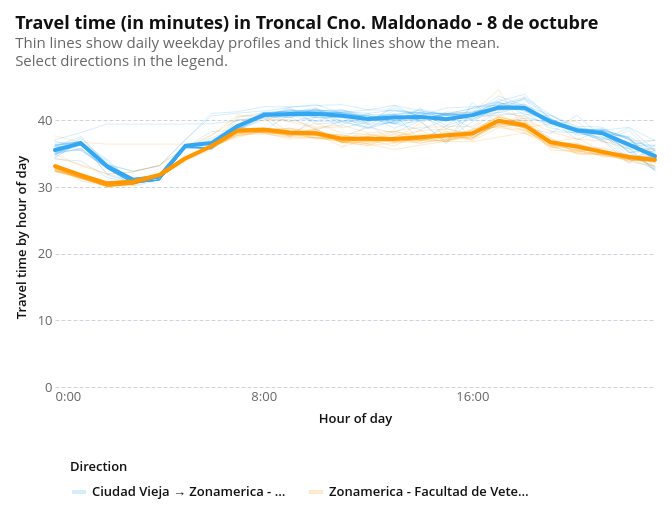
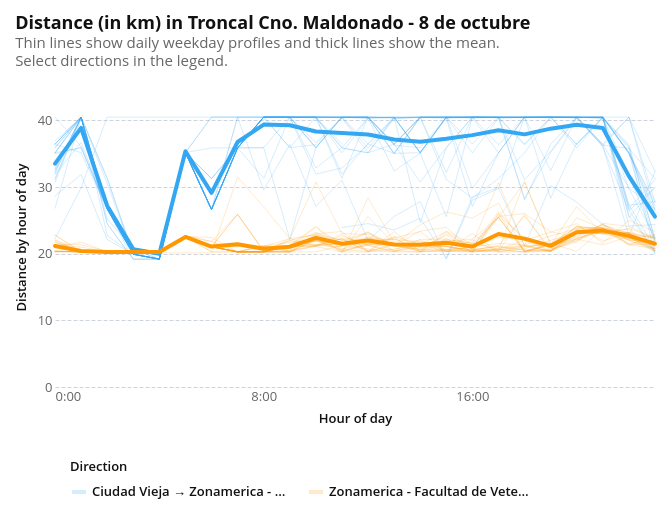

The notebook cell these images were saved under, in order:
### Markdown cell above
## Ciudad Vieja - Zonamerica (Días de semana)

### Code cell
od_ = df_combined.copy().query("od_id == 0 and is_weekend == False")

display(
    create_plots(od_, "tt", "Travel time (in minutes)", "Travel time by hour of day")
)
display(create_plots(od_, "dist", "Distance (in km)", "Distance by hour of day"))

### Figure 1 — Vega-Lite specification as saved in the notebook (floating-point values rounded to 4 significant figures; data arrays with more than 128 entries replaced by an {"elided": "..."} marker saying what was removed)
{"config": {"background": "white", "padding": 15, "mark": {"tooltip": true}, "point": {"filled": true, "size": 60, "stroke": "white", "strokeWidth": 1}, "circle": {"filled": true, "stroke": "white", "strokeWidth": 1}, "square": {"filled": true, "stroke": "white", "strokeWidth": 1}, "line": {"strokeWidth": 4, "strokeCap": "round", "strokeJoin": "round"}, "bar": {"cornerRadiusEnd": 0}, "area": {"opacity": 0.7}, "arc": {"stroke": "white", "strokeWidth": 1}, "rect": {"stroke": "#8A969F", "strokeWidth": 0.5}, "geoshape": {"stroke": "#666666", "strokeWidth": 0.3, "strokeJoin": "round", "strokeCap": "round"}, "title": {"font": "Open Sans, sans-serif", "fontSize": 18, "fontWeight": 700, "lineHeight": 22, "color": "#111111", "anchor": "start", "offset": 18, "subtitleFont": "Open Sans, sans-serif", "subtitleFontSize": 15, "subtitleFontWeight": 400, "subtitleLineHeight": 18, "subtitleColor": "#666666", "subtitlePadding": 3}, "axis": {"domain": false, "grid": true, "gridColor": "#CED4DE", "gridDash": [4, 2], "gridWidth": 1, "labelFont": "Open Sans, sans-serif", "labelFontSize": 13, "labelFontWeight": 400, "labelColor": "#666666", "labelPadding": 3, "tickColor": "#CED4DE", "tickSize": 5, "tickCount": 5, "titleFont": "Open Sans, sans-serif", "titleFontSize": 13, "titleFontWeight": 600, "titleColor": "#111111", "titlePadding": 9}, "axisX": {"grid": false, "tickSize": 0, "labelAngle": 0}, "axisY": {"domain": false, "ticks": false, "gridColor": "#CED4DE", "gridDash": [4, 2], "gridWidth": 1}, "axisQuantitative": {"tickCount": 5}, "axisBand": {"labelPadding": 6, "tickSize": 0}, "axisTemporal": {"grid": false}, "legend": {"labelFont": "Open Sans, sans-serif", "labelFontSize": 13, "labelFontWeight": 600, "labelColor": "#111111", "titleFont": "Open Sans, sans-serif", "titleFontSize": 13, "titleFontWeight": 600, "titleColor": "#111111", "titlePadding": 9, "symbolSize": 196, "symbolStrokeWidth": 0, "padding": 15, "offset": 21, "columnPadding": 21, "orient": "bottom", "labelLimit": 200, "titleLimit": 200}, "view": {"stroke": null, "continuousWidth": 600, "continuousHeight": 400}, "range": {"category": ["#34A7F2", "#FF9800", "#664AB6", "#4EC2C0", "#F3578E", "#081079", "#0C7C68", "#AA0000", "#DDDA21"], "diverging": ["#920000", "#BD6126", "#E3A763", "#EFEFEF", "#80BDE7", "#3587C3", "#025288"], "heatmap": ["#E3F6FD", "#75CCEC", "#089BD4", "#0169A1", "#023B6F"], "ordinal": ["#E3F6FD", "#75CCEC", "#089BD4", "#0169A1", "#023B6F"], "ramp": ["#E3F6FD", "#75CCEC", "#089BD4", "#0169A1", "#023B6F"]}, "scale": {"bandPaddingInner": 0.2, "bandPaddingOuter": 0.1, "pointPadding": 0.5}, "header": {"labelFont": "Open Sans, sans-serif", "labelFontSize": 13, "labelFontWeight": 600, "labelColor": "#111111", "titleFont": "Open Sans, sans-serif", "titleFontSize": 15, "titleFontWeight": 600, "titleColor": "#111111"}, "concat": {"spacing": 18}, "facet": {"spacing": 18}, "selection": {"point": {"on": "click", "clear": "dblclick"}, "interval": {"mark": {"fill": "#0071BC", "fillOpacity": 0.15, "stroke": "#0071BC", "strokeWidth": 1}}}}, "layer": [{"mark": {"type": "line", "size": 1}, "encoding": {"color": {"field": "direction", "scale": {"domain": ["Ciudad Vieja → Zonamerica - Facultad de Veterinaria", "Zonamerica - Facultad de Veterinaria → Ciudad Vieja"], "range": ["#34A7F2", "#FF9800"]}, "sort": ["Ciudad Vieja → Zonamerica - Facultad de Veterinaria", "Zonamerica - Facultad de Veterinaria → Ciudad Vieja"], "title": "Direction", "type": "nominal"}, "detail": {"field": "date", "type": "nominal"}, "opacity": {"condition": {"param": "direction_select", "value": 0.2}, "value": 0.05}, "tooltip": [{"field": "direction", "title": "Direction", "type": "nominal"}, {"field": "date", "title": "Date", "type": "nominal"}, {"field": "hour", "format": "02d", "title": "Hour", "type": "quantitative"}, {"field": "value", "format": ".1f", "title": "Travel time by hour of day", "type": "quantitative"}], "x": {"axis": {"labelExpr": "datum.value + ':00'", "values": [0, 2, 4, 6, 8, 10, 12, 14, 16, 18, 20, 22]}, "field": "hour", "scale": {"domain": [0, 23]}, "title": "Hour of day", "type": "quantitative"}, "y": {"field": "value", "title": "Travel time by hour of day", "type": "quantitative"}}, "name": "view_43ee021cdd7bfca4_0", "transform": [{"filter": "(datum.series_type === 'Daily')"}]}, {"mark": {"type": "line"}, "encoding": {"color": {"field": "direction", "scale": {"domain": ["Ciudad Vieja → Zonamerica - Facultad de Veterinaria", "Zonamerica - Facultad de Veterinaria → Ciudad Vieja"], "range": ["#34A7F2", "#FF9800"]}, "sort": ["Ciudad Vieja → Zonamerica - Facultad de Veterinaria", "Zonamerica - Facultad de Veterinaria → Ciudad Vieja"], "title": "Direction", "type": "nominal"}, "opacity": {"condition": {"param": "direction_select", "value": 1}, "value": 0.1}, "tooltip": [{"field": "direction", "title": "Direction", "type": "nominal"}, {"field": "series_type", "title": "Profile", "type": "nominal"}, {"field": "hour", "format": "02d", "title": "Hour", "type": "quantitative"}, {"field": "value", "format": ".1f", "title": "Travel time by hour of day", "type": "quantitative"}], "x": {"axis": {"labelExpr": "datum.value + ':00'", "values": [0, 2, 4, 6, 8, 10, 12, 14, 16, 18, 20, 22]}, "field": "hour", "scale": {"domain": [0, 23]}, "title": "Hour of day", "type": "quantitative"}, "y": {"field": "value", "title": "Travel time by hour of day", "type": "quantitative"}}, "transform": [{"filter": "(datum.series_type === 'Average')"}]}], "data": {"name": "data-b2979bef5fc2188ff3f0c95344d6c88a"}, "height": 300, "params": [{"name": "direction_select", "select": {"type": "point", "fields": ["direction"]}, "bind": "legend", "views": ["view_43ee021cdd7bfca4_0"]}], "title": {"text": "Travel time (in minutes) in Troncal Cno. Maldonado - 8 de octubre", "subtitle": ["Thin lines show daily weekday profiles and thick lines show the mean.", "Select directions in the legend."]}, "width": 600, "$schema": "https://vega.github.io/schema/vega-lite/v6.4.1.json", "datasets": {"data-b2979bef5fc2188ff3f0c95344d6c88a": {"elided": "1298 records"}}}

### Figure 2 — Vega-Lite specification as saved in the notebook (floating-point values rounded to 4 significant figures; data arrays with more than 128 entries replaced by an {"elided": "..."} marker saying what was removed)
{"config": {"background": "white", "padding": 15, "mark": {"tooltip": true}, "point": {"filled": true, "size": 60, "stroke": "white", "strokeWidth": 1}, "circle": {"filled": true, "stroke": "white", "strokeWidth": 1}, "square": {"filled": true, "stroke": "white", "strokeWidth": 1}, "line": {"strokeWidth": 4, "strokeCap": "round", "strokeJoin": "round"}, "bar": {"cornerRadiusEnd": 0}, "area": {"opacity": 0.7}, "arc": {"stroke": "white", "strokeWidth": 1}, "rect": {"stroke": "#8A969F", "strokeWidth": 0.5}, "geoshape": {"stroke": "#666666", "strokeWidth": 0.3, "strokeJoin": "round", "strokeCap": "round"}, "title": {"font": "Open Sans, sans-serif", "fontSize": 18, "fontWeight": 700, "lineHeight": 22, "color": "#111111", "anchor": "start", "offset": 18, "subtitleFont": "Open Sans, sans-serif", "subtitleFontSize": 15, "subtitleFontWeight": 400, "subtitleLineHeight": 18, "subtitleColor": "#666666", "subtitlePadding": 3}, "axis": {"domain": false, "grid": true, "gridColor": "#CED4DE", "gridDash": [4, 2], "gridWidth": 1, "labelFont": "Open Sans, sans-serif", "labelFontSize": 13, "labelFontWeight": 400, "labelColor": "#666666", "labelPadding": 3, "tickColor": "#CED4DE", "tickSize": 5, "tickCount": 5, "titleFont": "Open Sans, sans-serif", "titleFontSize": 13, "titleFontWeight": 600, "titleColor": "#111111", "titlePadding": 9}, "axisX": {"grid": false, "tickSize": 0, "labelAngle": 0}, "axisY": {"domain": false, "ticks": false, "gridColor": "#CED4DE", "gridDash": [4, 2], "gridWidth": 1}, "axisQuantitative": {"tickCount": 5}, "axisBand": {"labelPadding": 6, "tickSize": 0}, "axisTemporal": {"grid": false}, "legend": {"labelFont": "Open Sans, sans-serif", "labelFontSize": 13, "labelFontWeight": 600, "labelColor": "#111111", "titleFont": "Open Sans, sans-serif", "titleFontSize": 13, "titleFontWeight": 600, "titleColor": "#111111", "titlePadding": 9, "symbolSize": 196, "symbolStrokeWidth": 0, "padding": 15, "offset": 21, "columnPadding": 21, "orient": "bottom", "labelLimit": 200, "titleLimit": 200}, "view": {"stroke": null, "continuousWidth": 600, "continuousHeight": 400}, "range": {"category": ["#34A7F2", "#FF9800", "#664AB6", "#4EC2C0", "#F3578E", "#081079", "#0C7C68", "#AA0000", "#DDDA21"], "diverging": ["#920000", "#BD6126", "#E3A763", "#EFEFEF", "#80BDE7", "#3587C3", "#025288"], "heatmap": ["#E3F6FD", "#75CCEC", "#089BD4", "#0169A1", "#023B6F"], "ordinal": ["#E3F6FD", "#75CCEC", "#089BD4", "#0169A1", "#023B6F"], "ramp": ["#E3F6FD", "#75CCEC", "#089BD4", "#0169A1", "#023B6F"]}, "scale": {"bandPaddingInner": 0.2, "bandPaddingOuter": 0.1, "pointPadding": 0.5}, "header": {"labelFont": "Open Sans, sans-serif", "labelFontSize": 13, "labelFontWeight": 600, "labelColor": "#111111", "titleFont": "Open Sans, sans-serif", "titleFontSize": 15, "titleFontWeight": 600, "titleColor": "#111111"}, "concat": {"spacing": 18}, "facet": {"spacing": 18}, "selection": {"point": {"on": "click", "clear": "dblclick"}, "interval": {"mark": {"fill": "#0071BC", "fillOpacity": 0.15, "stroke": "#0071BC", "strokeWidth": 1}}}}, "layer": [{"mark": {"type": "line", "size": 1}, "encoding": {"color": {"field": "direction", "scale": {"domain": ["Ciudad Vieja → Zonamerica - Facultad de Veterinaria", "Zonamerica - Facultad de Veterinaria → Ciudad Vieja"], "range": ["#34A7F2", "#FF9800"]}, "sort": ["Ciudad Vieja → Zonamerica - Facultad de Veterinaria", "Zonamerica - Facultad de Veterinaria → Ciudad Vieja"], "title": "Direction", "type": "nominal"}, "detail": {"field": "date", "type": "nominal"}, "opacity": {"condition": {"param": "direction_select", "value": 0.2}, "value": 0.05}, "tooltip": [{"field": "direction", "title": "Direction", "type": "nominal"}, {"field": "date", "title": "Date", "type": "nominal"}, {"field": "hour", "format": "02d", "title": "Hour", "type": "quantitative"}, {"field": "value", "format": ".1f", "title": "Distance by hour of day", "type": "quantitative"}], "x": {"axis": {"labelExpr": "datum.value + ':00'", "values": [0, 2, 4, 6, 8, 10, 12, 14, 16, 18, 20, 22]}, "field": "hour", "scale": {"domain": [0, 23]}, "title": "Hour of day", "type": "quantitative"}, "y": {"field": "value", "title": "Distance by hour of day", "type": "quantitative"}}, "name": "view_6f582d556072ff5f_0", "transform": [{"filter": "(datum.series_type === 'Daily')"}]}, {"mark": {"type": "line"}, "encoding": {"color": {"field": "direction", "scale": {"domain": ["Ciudad Vieja → Zonamerica - Facultad de Veterinaria", "Zonamerica - Facultad de Veterinaria → Ciudad Vieja"], "range": ["#34A7F2", "#FF9800"]}, "sort": ["Ciudad Vieja → Zonamerica - Facultad de Veterinaria", "Zonamerica - Facultad de Veterinaria → Ciudad Vieja"], "title": "Direction", "type": "nominal"}, "opacity": {"condition": {"param": "direction_select", "value": 1}, "value": 0.1}, "tooltip": [{"field": "direction", "title": "Direction", "type": "nominal"}, {"field": "series_type", "title": "Profile", "type": "nominal"}, {"field": "hour", "format": "02d", "title": "Hour", "type": "quantitative"}, {"field": "value", "format": ".1f", "title": "Distance by hour of day", "type": "quantitative"}], "x": {"axis": {"labelExpr": "datum.value + ':00'", "values": [0, 2, 4, 6, 8, 10, 12, 14, 16, 18, 20, 22]}, "field": "hour", "scale": {"domain": [0, 23]}, "title": "Hour of day", "type": "quantitative"}, "y": {"field": "value", "title": "Distance by hour of day", "type": "quantitative"}}, "transform": [{"filter": "(datum.series_type === 'Average')"}]}], "data": {"name": "data-d97325cd818587f96da26fa24a67cdad"}, "height": 300, "params": [{"name": "direction_select", "select": {"type": "point", "fields": ["direction"]}, "bind": "legend", "views": ["view_6f582d556072ff5f_0"]}], "title": {"text": "Distance (in km) in Troncal Cno. Maldonado - 8 de octubre", "subtitle": ["Thin lines show daily weekday profiles and thick lines show the mean.", "Select directions in the legend."]}, "width": 600, "$schema": "https://vega.github.io/schema/vega-lite/v6.4.1.json", "datasets": {"data-d97325cd818587f96da26fa24a67cdad": {"elided": "1298 records"}}}
